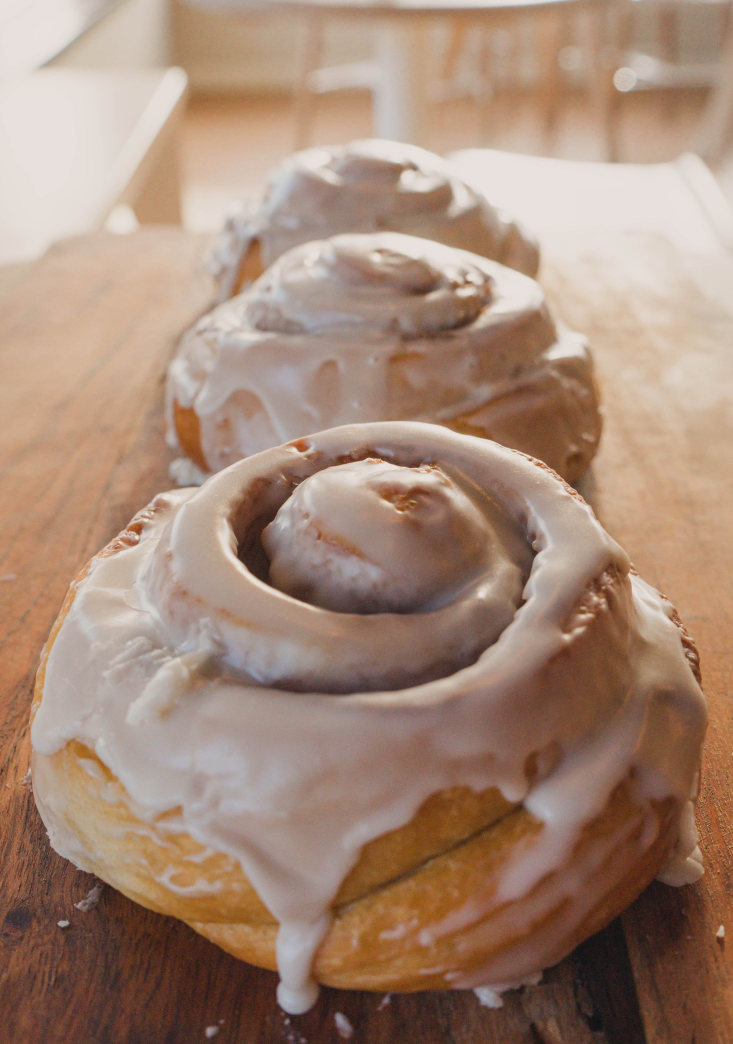
#> input picture site/photos/original/about-01.jpg, 3664 x 5219 px (shown at 1/5 size)
$ python build_photos.py
#> lines starting #> are read from the running program, lines starting #| are printed output that depends on the picture
"""
Builds the site's photo set from the full-size originals.

  site/photos/original/<source>   ->   site/photos/<name>-<width>.webp   (one per width)
                                       site/photos/<name>.jpg             (fallback, 1200px)

Never upscales: a width larger than the original is skipped, so the two 1024px
bread shots only get the sizes they can honestly fill. Prints the width/height
and the srcset string for each photo, ready to paste into the markup.

Run:  python tools/build_photos.py
"""
import os
from PIL import Image, ImageOps

ROOT = os.path.dirname(os.path.dirname(os.path.abspath(__file__)))
SRC = os.path.join(ROOT, "site", "photos", "original")
OUT = os.path.join(ROOT, "site", "photos")

WIDTHS = (640, 1200, 2000)
FALLBACK_WIDTH = 1200
WEBP_QUALITY = 76
JPEG_QUALITY = 80

# original file -> name used on the site
PHOTOS = {
    "about-01.jpg": "cinnamon-rolls",
    "about-02.jpg": "shaping-croissants",
    "home-croissant.jpg": "croissant-cruffin",
    "home-oven-loaves.jpg": "oven-loaves",
    "menu-01.jpg": "rolling-chocolate",
    "menu-02.jpg": "rack-loaves",
    "menu-03.jpg": "avocado-toast",
    "menu-04.jpg": "croissant-sando",
    "menu-05.jpg": "latte-doma",
    "menu-07.jpg": "croissant-latte",
}


def resized(im, width):
    height = round(im.height * width / im.width)
    return im.resize((width, height), Image.LANCZOS)


def main():
    total = 0
    for source, name in PHOTOS.items():
        im = ImageOps.exif_transpose(Image.open(os.path.join(SRC, source))).convert("RGB")
#> im is the input picture: PIL image 3664x5219 RGB; mean R, G, B 164.4, 136.2, 118.4
        widths = [w for w in WIDTHS if w <= im.width] or [im.width]
#> widths = [640, 1200, 2000]
        if im.width < WIDTHS[-1] and im.width not in widths:
            widths.append(im.width)          # keep the native size as the top rung

        srcset = []
        for w in widths:
            path = os.path.join(OUT, f"{name}-{w}.webp")
            resized(im, w).save(path, "WEBP", quality=WEBP_QUALITY, method=6)
            total += os.path.getsize(path)
            srcset.append(f"photos/{name}-{w}.webp {w}w")
#> this loop made 3 passes
#> pass 1, in main, `resized(im, w).save(path, "WEBP", quality=WEBP_QUALITY, method=6)`:
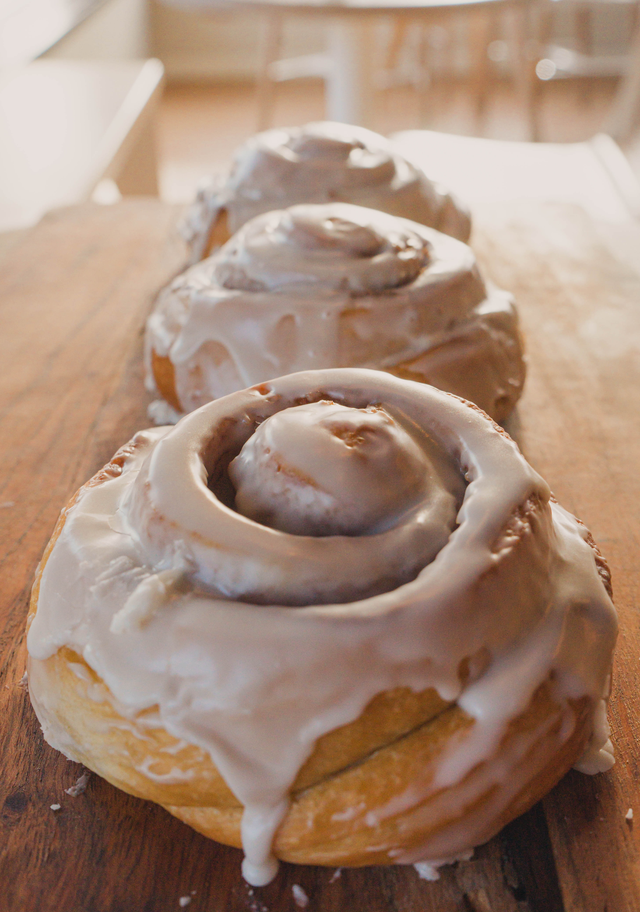
#> saved as cinnamon-rolls-640.webp: PIL image 640x912 RGB; mean R, G, B 164.4, 136.2, 118.4
#> after the loop, srcset = ['photos/cinnamon-rolls-640.webp 640w', 'photos/cinnamon-rolls-1200.webp 1200w', 'photos/cinnamon-rolls-2000.webp 2000w']; total = 315864

        fb = min(FALLBACK_WIDTH, im.width)
#> fb = 1200
        fallback = resized(im, fb)
        fallback.save(os.path.join(OUT, f"{name}.jpg"), quality=JPEG_QUALITY,
                      optimize=True, progressive=True)

        print(f"{name}: width={fallback.width} height={fallback.height}")
#| cinnamon-rolls: width=1200 height=1709
        print(f"  srcset=\"{', '.join(srcset)}\"")
#|   srcset="photos/cinnamon-rolls-640.webp 640w, photos/cinnamon-rolls-1200.webp 1200w, photos/cinnamon-rolls-2000.webp 2000w"
    print(f"\nwebp total: {total / 1024:.0f} KB")


if __name__ == "__main__":
#> (the run stopped early here; a loop or call above may not have finished)
